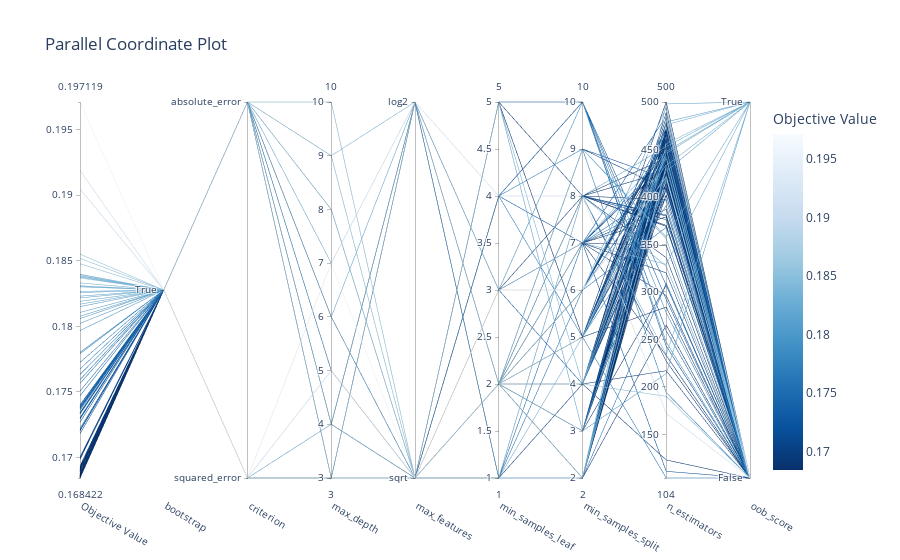

Notebook code for this chart:
### Code cell
optuna.visualization.plot_parallel_coordinate(study_rf)

### Figure 1 — Plotly figure (JSON) as saved in the notebook; plotly's stock layout.template omitted (floating-point values rounded to 4 significant figures; data arrays with more than 128 entries replaced by an {"elided": "..."} marker saying what was removed)
{"data": [{"dimensions": [{"label": "Objective Value", "range": [0.1684, 0.1971], "values": {"elided": "182 float values"}}, {"label": "bootstrap", "range": [0, 0], "ticktext": ["True"], "tickvals": [0], "values": {"elided": "182 int values"}}, {"label": "criterion", "range": [0, 1], "ticktext": ["squared_error", "absolute_error"], "tickvals": [0, 1], "values": {"elided": "182 int values"}}, {"label": "max_depth", "range": [3, 10], "values": {"elided": "182 int values"}}, {"label": "max_features", "range": [0, 1], "ticktext": ["sqrt", "log2"], "tickvals": [0, 1], "values": {"elided": "182 int values"}}, {"label": "min_samples_leaf", "range": [1, 5], "values": {"elided": "182 int values"}}, {"label": "min_samples_split", "range": [2, 10], "values": {"elided": "182 int values"}}, {"label": "n_estimators", "range": [104, 500], "values": {"elided": "182 int values"}}, {"label": "oob_score", "range": [0, 1], "ticktext": ["False", "True"], "tickvals": [0, 1], "values": {"elided": "182 int values"}}], "labelangle": 30, "labelside": "bottom", "line": {"color": {"elided": "182 float values"}, "colorbar": {"title": {"text": "Objective Value"}}, "colorscale": [[0, "rgb(247,251,255)"], [0.125, "rgb(222,235,247)"], [0.25, "rgb(198,219,239)"], [0.375, "rgb(158,202,225)"], [0.5, "rgb(107,174,214)"], [0.625, "rgb(66,146,198)"], [0.75, "rgb(33,113,181)"], [0.875, "rgb(8,81,156)"], [1, "rgb(8,48,107)"]], "reversescale": true, "showscale": true}, "type": "parcoords"}], "layout": {"title": {"text": "Parallel Coordinate Plot"}}}
